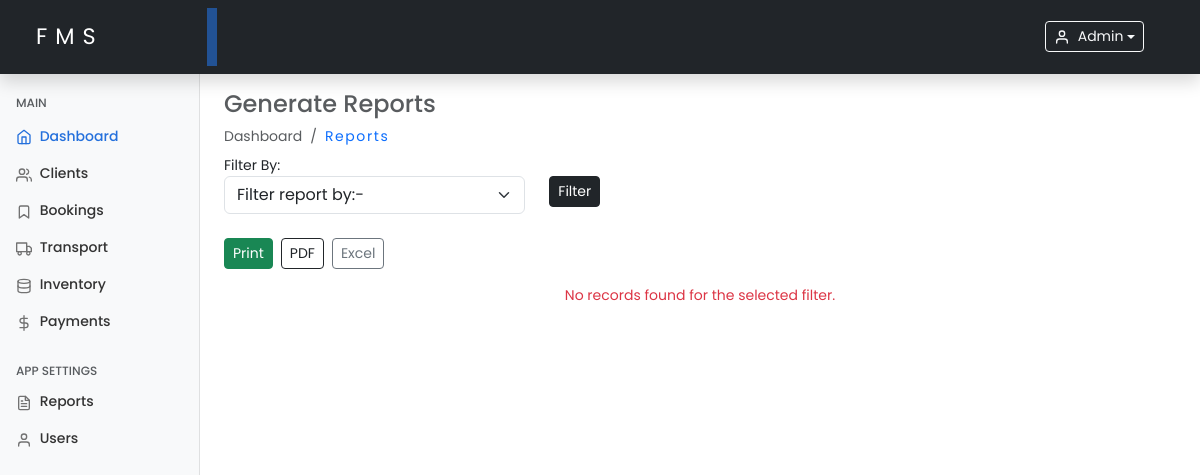
Before: /reports.php (signed in) with the older database file.
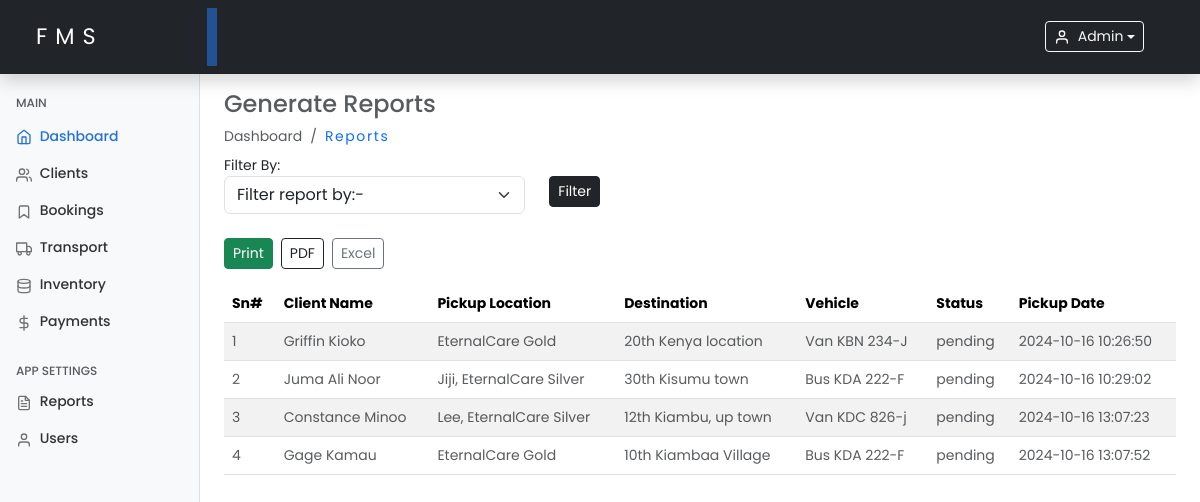
After: the same page with the newer database file.
### tables this page shows
CREATE TABLE `logistics` (
  `id` int(11) NOT NULL,
  `client_id` int(11) NOT NULL,
  `vehicle` varchar(255) DEFAULT NULL,
  `driver_name` varchar(100) DEFAULT NULL,
  `pickup_date` timestamp NOT NULL DEFAULT current_timestamp() ON UPDATE current_timestamp(),
  `destination` varchar(255) DEFAULT NULL,
  `pickup_location` varchar(100) NOT NULL,
  `status` enum('pending','completed') DEFAULT 'pending',
  `created_at` timestamp NOT NULL DEFAULT current_timestamp(),
  `updated_at` timestamp NOT NULL DEFAULT current_timestamp() ON UPDATE current_timestamp()
);

CREATE TABLE `clients` (
  `id` int(11) NOT NULL,
  `full_name` varchar(100) NOT NULL,
  `email` varchar(100) DEFAULT NULL,
  `phone` varchar(15) DEFAULT NULL,
  `address` varchar(255) DEFAULT NULL,
  `created_at` timestamp NOT NULL DEFAULT current_timestamp(),
  `updated_at` timestamp NOT NULL DEFAULT current_timestamp() ON UPDATE current_timestamp()
);

### includes/functions.php (called while the page is built, shortened)
<?php
function fetchLogisticsData($conn) {
    $logisticsData = [];
    $sql = "SELECT l.id, l.vehicle, l.driver_name, l.pickup_location, l.pickup_date, l.destination, l.status,
                   c.full_name AS client_name
            FROM logistics l
            JOIN clients c ON l.client_id = c.id";
    $result = $conn->query($sql);
    if ($result && $result->num_rows > 0) {
        while ($row = $result->fetch_assoc()) {
            $logisticsData[] = $row;
        }
    }
    return $logisticsData;
}

### reports.php (the view, shortened to what this page needs)
<?php
include 'includes/functions.php';
include './includes/header.php';
include './includes/sidebar.php';
$logisticsData = fetchLogisticsData($conn);
$filter = '';
?>
<main class="col-md-9 ms-sm-auto col-lg-10 px-md-4 mt-2">
    <h4 class="text-muted mt-2">Generate Reports</h4>
    <ol class="breadcrumb mb-2">
        <li class="breadcrumb-item active">Dashboard</li>
        <li class="breadcrumb-item">
            <a class="text-decoration-none hover-underline" href="./reports.php">Reports</a>
        </li>
    </ol>
    <form method="GET" action="reports.php">
        <div class="row mb-3">
            <div class="col-md-4 mb-2">
                <label for="filter">Filter By:</label>
                <select name="filter" id="filter" class="form-select sm-select" onchange="toggleDateFields()">
                    <option value="#!" selected>Filter report by:- </option>
                </select>
            </div>
            <div class="col-md-2">
                <label>&nbsp;</label>
                <button type="submit" class="btn btn-sm btn-dark d-block">Filter</button>
            </div>
        </div>
    </form>
    <div class="d-flex justify-content-start mb-3">
        <a href="#" class="btn btn-sm btn-success me-2" onclick="window.print();">Print</a>
        <a href="?filter=<?php echo $filter; ?>&export=pdf" class="btn btn-sm btn-outline-dark me-2">PDF</a>
        <a href="?filter=<?php echo $filter; ?>&export=excel" class="btn btn-sm btn-outline-secondary">Excel</a>
    </div>
    <?php if (!empty($logisticsData)): ?>
        <table class="table table-striped table-hover mt-3">
            <thead>
                <tr>
                    <th>Sn#</th>
                    <th>Client Name</th>
                    <th>Pickup Location</th>
                    <th>Destination</th>
                    <th>Vehicle</th>
                    <th>Status</th>
                    <th>Pickup Date</th>
                </tr>
            </thead>
            <tbody>
                <?php foreach ($logisticsData as $index => $logistic): ?>
                    <tr>
                        <td class="text-muted"><?php echo $index + 1; ?></td>
                        <td class="text-muted"><?php echo htmlspecialchars($logistic['client_name']); ?></td>
                        <td class="text-muted"><?php echo htmlspecialchars($logistic['pickup_location']); ?></td>
                        <td class="text-muted"><?php echo htmlspecialchars($logistic['destination']); ?></td>
                        <td class="text-muted"><?php echo htmlspecialchars($logistic['vehicle']); ?></td>
                        <td class="text-muted"><?php echo htmlspecialchars($logistic['status']); ?></td>
                        <td class="text-muted"><?php echo htmlspecialchars($logistic['pickup_date']); ?></td>
                    </tr>
                <?php endforeach; ?>
            </tbody>
        </table>
    <?php else: ?>
        <p class="text-center text-danger">
            No records found for the selected filter.
        </p>
    <?php endif; ?>
</main>
<?php include './includes/footer.php'; ?>

Changed rows visible on the page:
added logistics: client.full_name "Griffin Kioko", pickup_location "EternalCare Gold", destination "20th Kenya location", vehicle "Van KBN 234-J", status "pending", pickup_date "2024-10-16 10:26:50"
added logistics: client.full_name "Juma Ali Noor", pickup_location "Jiji, EternalCare Silver", destination "30th Kisumu town", vehicle "Bus KDA 222-F", status "pending", pickup_date "2024-10-16 10:29:02"
added logistics: client.full_name "Constance Minoo", pickup_location "Lee, EternalCare Silver", destination "12th Kiambu, up town", vehicle "Van KDC 826-j", status "pending", pickup_date "2024-10-16 13:07:23"
added logistics: client.full_name "Gage Kamau", pickup_location "EternalCare Gold", destination "10th Kiambaa Village", vehicle "Bus KDA 222-F", status "pending", pickup_date "2024-10-16 13:07:52"
Other visible differences:
text no longer shown: "No records found for the selected filter."
text now shown: "Sn# Client Name Pickup Location Destination Vehicle Status Pickup Date"
